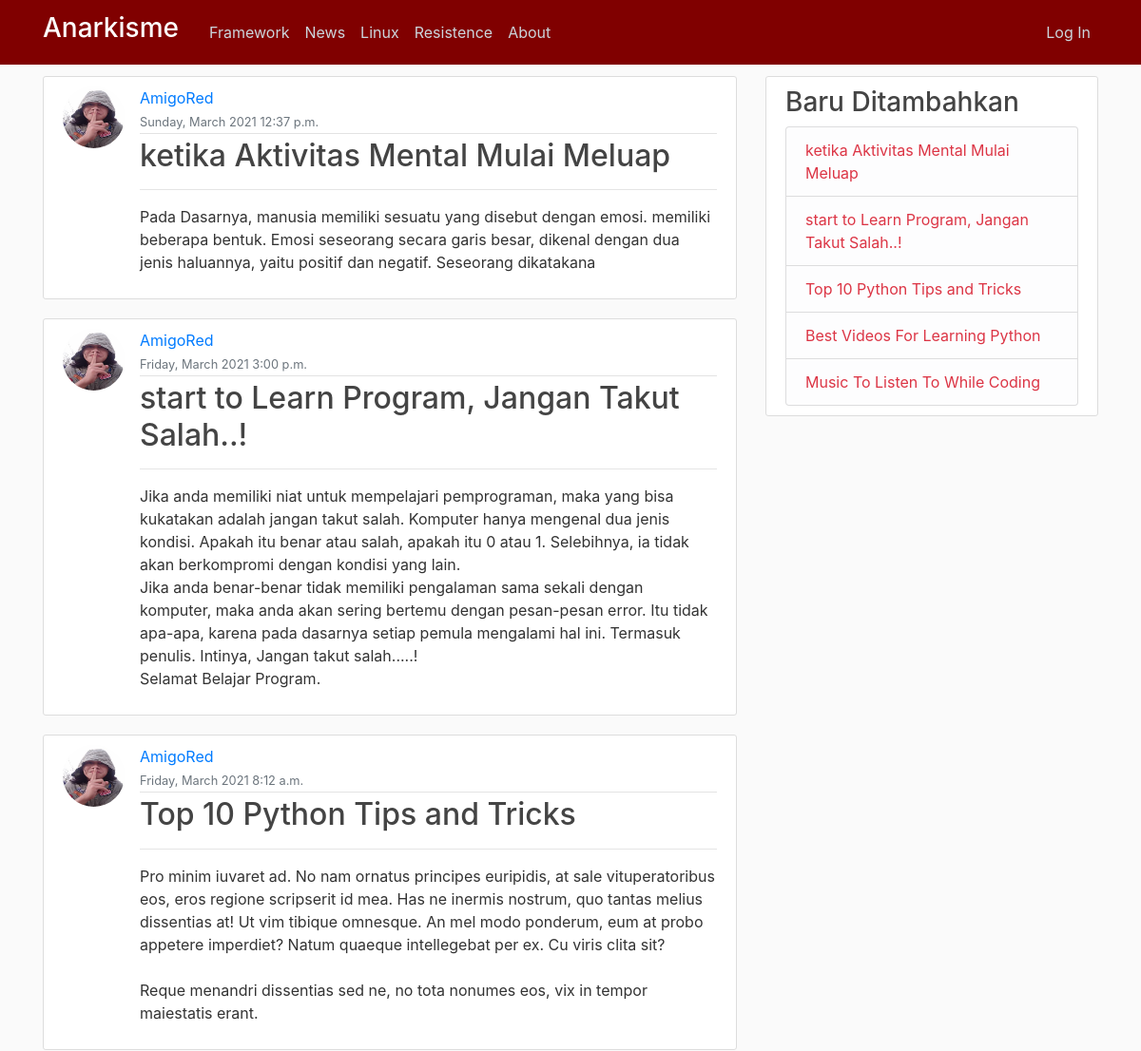
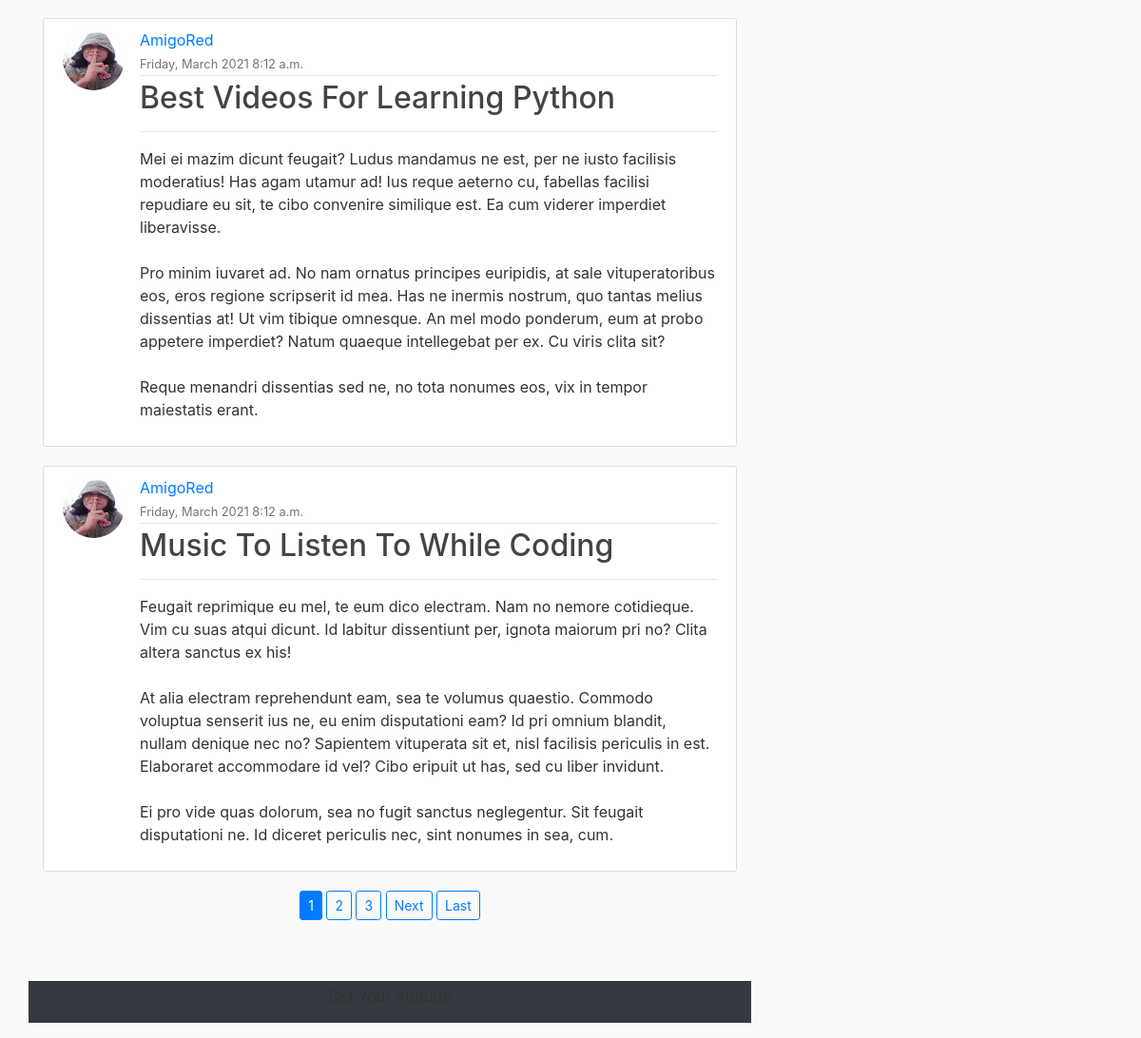
The page / on the database its author committed (2 pictures, top to bottom).
### blog/models.py (models this page shows, shortened)
class Post(models.Model):
	title = models.CharField(max_length=100)
	content = models.TextField()
	url = models.CharField(max_length=50,default='SOME STRING')
	isi = RichTextField(blank=True,null=True)
	tanggal = models.DateTimeField(auto_now_add=timezone.now)
	author = models.ForeignKey(User, on_delete=models.CASCADE)

### users/models.py (models this page shows, shortened)
class Profile(models.Model):
	user = models.OneToOneField(User, on_delete=models.CASCADE)
	image = models.ImageField(default='default.jpg',upload_to='profile_pics')

### blog/views.py (the view)
# urls.py: path('',PostListView.as_view(), name='blog-home'),
class PostListView(ListView):
	model = Post
	template_name = 'blog/home.html'
	context_object_name = 'kirim'
	ordering = ['-tanggal']
	paginate_by = 5

### blog/templates/blog/home.html (shortened to what this page needs)
{% extends "blog/base.html" %}
{% block content %}
    {% for tampil in kirim %}
        <article class="media content-section">
          <img class="rounded-circle article-img" src="{{ tampil.author.profile.image.url }}" alt="">
          <div class="media-body">
            <div class="article-metadata">
              <a class="mr-2" href="{% url 'user-post' tampil.author.username %}">{{tampil.author}}</a>
              <br>
              <small class="text-muted">{{tampil.tanggal|date:'l, F Y g:i a'}}</small>
            </div>
            <h2><a class="article-title" href="{% url 'post-detail' tampil.id %}">{{tampil.title}}</a></h2>
            <hr>
            <p class="article-content">{{tampil.content}}</p>
          </div>
        </article>
    {% endfor %}
    <div class="row">
      <div class="col-md text-center mb-5">
        {% if is_paginated %}
          {% for num in page_obj.paginator.page_range %}
            {% if page_obj.number == num %}
              <a class="btn btn-primary btn-sm mb-3" href="?page={{ num }}">{{ num }}</a>
            {% elif num > page_obj.number|add:'-3' and num < page_obj.number|add:'3' %}
              <a class="btn btn-outline-primary btn-sm mb-3" href="?page={{ num }}">{{ num }}</a>
            {% endif %}
          {% endfor %}
          {% if page_obj.has_next %}
            <a class="btn btn-outline-primary btn-sm mb-3" href="?page={{ page_obj.next_page_number }}">Next</a>
            <a class="btn btn-outline-primary btn-sm mb-3" href="?page={{ page_obj.paginator.num_pages }}">Last</a>
          {% endif %}
        {% endif %}
      </div>
      <div class="col-md-12 bg-dark mb-3 pt-1 text-center">
              <p>Get Your Attitude</p>
            </div>
    </div>
{% endblock content %}

### blog/templates/blog/base.html (shortened to what this page needs)
{% load static %}
<!DOCTYPE html>
<html>
<head>
    <link rel="stylesheet" href="https://maxcdn.bootstrapcdn.com/bootstrap/4.0.0/css/bootstrap.min.css">
    <link rel="stylesheet" type="text/css" href="{% static 'blog/main.css' %}">
</head>
<body>
    <header class="site-header">
      <nav class="navbar navbar-expand-md navbar-dark bg-steel fixed-top">
        <div class="container">
          <a class="navbar-brand mr-4" href="{% url 'blog-home' %}"><h3 class="text-white">Anarkisme</h3></a>
          <div class="collapse navbar-collapse" id="navbarToggle">
            <div class="navbar-nav mr-auto">
              <a class="nav-item nav-link" href="#">Framework</a>
              <a class="nav-item nav-link" href="#">News</a>
              <a class="nav-item nav-link" href="#">Linux</a>
              <a class="nav-item nav-link" href="#">Resistence</a>
              <a class="nav-item nav-link" href="{% url 'blog-about' %}">About</a>
            </div>
            <div class="navbar-nav">
              {% if user.is_authenticated %}
              <a class="nav-item nav-link text-info" href="{% url 'post-create' %}">New Post</a>
              <a class="nav-item nav-link" href="{% url 'profile' %}">Profile</a>
              <a class="nav-item nav-link" href="{% url 'logout' %}">Log Out</a>
              {% else %}
              <a class="nav-item nav-link" href="{% url 'login' %}">Log In</a>
              {% endif %}
            </div>
          </div>
        </div>
      </nav>
    </header>
    <main role="main" class="container">
      <div class="row">
        <div class="col-md-8">
          {% block content %}{% endblock %}
        </div>
        <div class="col-md-4">
          <div class="content-section">
            <h3>Baru Ditambahkan</h3>
              <ul class="list-group">
                {% for baru in kirim %}
                <li class="list-group-item list-group-item-light"><a class="text-danger" href="{% url 'post-detail' baru.id %}">{{baru.title}}</a></li>
                {% endfor %}
              </ul>
          </div>
        </div>
      </div>
    </main>
    <header class="site-header">
      <nav class="navbar navbar-expand-md navbar-dark bg-steel fixed-top">
        <div class="container">
          <a class="navbar-brand mr-4" href="{% url 'blog-home' %}"><h3 class="text-white">Anarkisme</h3></a>
          <div class="collapse navbar-collapse" id="navbarToggle">
            <div class="navbar-nav mr-auto">
              <a class="nav-item nav-link" href="#">Framework</a>
              <a class="nav-item nav-link" href="#">News</a>
              <a class="nav-item nav-link" href="#">Linux</a>
              <a class="nav-item nav-link" href="#">Resistence</a>
              <a class="nav-item nav-link" href="{% url 'blog-about' %}">About</a>
            </div>
            <div class="navbar-nav">
              {% if user.is_authenticated %}
              <a class="nav-item nav-link text-info" href="{% url 'post-create' %}">New Post</a>
              <a class="nav-item nav-link" href="{% url 'profile' %}">Profile</a>
              <a class="nav-item nav-link" href="{% url 'logout' %}">Log Out</a>
              {% else %}
              <a class="nav-item nav-link" href="{% url 'login' %}">Log In</a>
              {% endif %}
            </div>
          </div>
        </div>
      </nav>
    </header>
  </body>
</html>

### blog/static/blog/main.css (style rules this page uses)
body { background: #fafafa; color: #333333; margin-top: 5rem; }
h1, h2, h3, h4, h5, h6 { color: #444444; }
ul { margin: 0; }
.bg-steel { background-color: maroon; }
.site-header .navbar-nav .nav-link { color: #cbd5db; }
.content-section { background: #ffffff; padding: 10px 20px; border: 1px solid #dddddd; border-radius: 3px; margin-bottom: 20px; }
.article-title { color: #444444; }
.article-content { white-space: pre-line; }
.article-img { height: 65px; width: 65px; margin-right: 16px; }
.article-metadata { padding-bottom: 1px; margin-bottom: 4px; border-bottom: 1px solid #e3e3e3 }

### rows shown on the page
Post: author.profile.image (picture), author "AmigoRed", tanggal "Sunday, March 2021 12:37 p.m.", title "ketika Aktivitas Mental Mulai Meluap", content "Pada Dasarnya, manusia memiliki sesuatu yang disebut dengan emosi. memiliki beberapa bentuk. Emosi seseorang secara garis besar, dikenal dengan dua jenis haluannya, yaitu positif dan negatif. Seseorang dikatakana"
Post: author.profile.image (picture), author "AmigoRed", tanggal "Friday, March 2021 3:00 p.m.", title "start to Learn Program, Jangan Takut Salah..!", content "Jika anda memiliki niat untuk mempelajari pemprograman, maka yang bisa kukatakan adalah jangan takut salah. Komputer hanya mengenal dua jenis kondisi. Apakah itu benar atau salah, apakah itu 0 atau 1. Selebihnya, ia tidak akan berkompromi dengan kondisi yang lain. Jika anda benar-benar tidak memiliki pengalaman sama sekali dengan komputer, maka anda akan sering bertemu dengan pesan-pesan error. Itu tidak apa-apa, karena pada dasarnya setiap pemula mengalami hal ini. Termasuk penulis. Intinya, Jangan takut salah.....! Selamat Belajar Program."
Post: author.profile.image (picture), author "AmigoRed", tanggal "Friday, March 2021 8:12 a.m.", title "Top 10 Python Tips and Tricks", content "Pro minim iuvaret ad. No nam ornatus principes euripidis, at sale vituperatoribus eos, eros regione scripserit id mea. Has ne inermis nostrum, quo tantas melius dissentias at! Ut vim tibique omnesque. An mel modo ponderum, eum at probo appetere imperdiet? Natum quaeque intellegebat per ex. Cu viris clita sit? Reque menandri dissentias sed ne, no tota nonumes eos, vix in tempor maiestatis erant."
Post: author.profile.image (picture), author "AmigoRed", tanggal "Friday, March 2021 8:12 a.m.", title "Best Videos For Learning Python", content "Mei ei mazim dicunt feugait? Ludus mandamus ne est, per ne iusto facilisis moderatius! Has agam utamur ad! Ius reque aeterno cu, fabellas facilisi repudiare eu sit, te cibo convenire similique est. Ea cum viderer imperdiet liberavisse. Pro minim iuvaret ad. No nam ornatus principes euripidis, at sale vituperatoribus eos, eros regione scripserit id mea. Has ne inermis nostrum, quo tantas melius dissentias at! Ut vim tibique omnesque. An mel modo ponderum, eum at probo appetere imperdiet? Natum quaeque intellegebat per ex. Cu viris clita sit? Reque menandri dissentias sed ne, no tota nonumes eos, vix in tempor maiestatis erant."
Post: author.profile.image (picture), author "AmigoRed", tanggal "Friday, March 2021 8:12 a.m.", title "Music To Listen To While Coding", content "Feugait reprimique eu mel, te eum dico electram. Nam no nemore cotidieque. Vim cu suas atqui dicunt. Id labitur dissentiunt per, ignota maiorum pri no? Clita altera sanctus ex his! At alia electram reprehendunt eam, sea te volumus quaestio. Commodo voluptua senserit ius ne, eu enim disputationi eam? Id pri omnium blandit, nullam denique nec no? Sapientem vituperata sit et, nisl facilisis periculis in est. Elaboraret accommodare id vel? Cibo eripuit ut has, sed cu liber invidunt. Ei pro vide quas dolorum, sea no fugit sanctus neglegentur. Sit feugait disputationi ne. Id diceret periculis nec, sint nonumes in sea, cum."

### other values the page prints
{{ num }} "1"
{{ num }} "2" "3"
